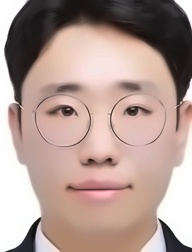
#> input picture Face_Feeling/images/face_blurred_fast.jpg, 192 x 252 px
$ jupyter execute --allow-errors Test_openCV.ipynb   (older library calls are emulated)
#> lines starting #> are read from the running program, lines starting #| are printed output that depends on the picture; after the words box and inside, x2 and y2 are one past the last pixel; in counts of white or black regions, pixels touching at a corner belong together
[cell 1]
import cv2
import matplotlib.pyplot as plt
import numpy as np

[cell 2]
print(cv2.__version__)

[cell 3]
# 오류
# face_cascade = cv2.CascadeClassifier('haarcascade_frontalface_default.xml')
# eye_cascade = cv2.CascadeClassifier('harrcascaede_eye.xml')

[cell 4]
# [19 lines of commented-out code are left out]

[cell 5]
# [36 lines of commented-out code are left out]

[cell 6]
img_name = 'images/figs/1.jpg'

face_cascade = cv2.CascadeClassifier('C:/Anaconda3/Lib/site-packages/cv2/data/haarcascade_frontalface_default.xml')
img = cv2.imread('{}.jpg'.format(img_name))
#> (the rest of this cell did not finish here and is left out)

[cell 7]
grayImg = cv2.imread('images/face.jpg', cv2.IMREAD_GRAYSCALE)
#> (the rest of this cell did not finish here and is left out)

[cell 8]
# bilateral 필터
img = cv2.imread('images/face.jpg')

#> (the rest of this cell did not finish here and is left out)

[cell 9]
# [5 lines of commented-out code are left out]

[cell 10]
grayImg = cv2.imread('images/face.jpg', cv2.IMREAD_GRAYSCALE)
#> (the rest of this cell did not finish here and is left out)

[cell 11]
img = cv2.imread('images/face.jpg')
#> (the rest of this cell did not finish here and is left out)

[cell 12]
grayImg = cv2.imread('images/face_blurred_fast.jpg', cv2.IMREAD_GRAYSCALE)
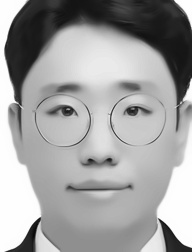
#> grayImg: shape (252, 192); min 7, max 255, mean 161
threshold = cv2.adaptiveThreshold(grayImg, 255, cv2.ADAPTIVE_THRESH_GAUSSIAN_C,
                            cv2.THRESH_BINARY, 11, 1)
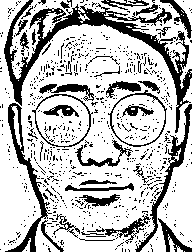
#> threshold: shape (252, 192); 73.5% white; 740 black regions (701 under 20 px), largest, box (x1, y1, x2, y2) and area: (4, 0, 192, 133) 3864, (5, 103, 52, 252) 1168, (135, 104, 192, 252) 924
plt.subplot(121),plt.imshow(threshold)

[cell 13]
threshold = cv2.adaptiveThreshold(grayImg, 255, cv2.ADAPTIVE_THRESH_GAUSSIAN_C,
                            cv2.THRESH_BINARY, 11, 2)
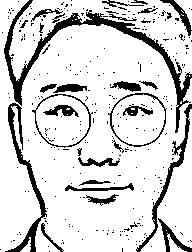
#> threshold: shape (252, 192); 83.5% white; 315 black regions (286 under 20 px), largest, box (x1, y1, x2, y2) and area: (4, 0, 192, 133) 2428, (5, 103, 47, 252) 1017, (136, 104, 192, 252) 714
plt.subplot(121),plt.imshow(threshold)

[cell 14]
grayImg = cv2.imread('images/face_blurred.jpg', cv2.IMREAD_GRAYSCALE)
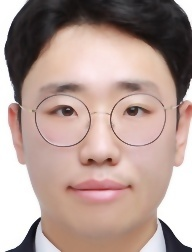
#> input picture Face_Feeling/images/face_blurred.jpg, 192 x 252 px
#> grayImg: shape (252, 192); min 14, max 255, mean 161.2
threshold = cv2.adaptiveThreshold(grayImg, 255, cv2.ADAPTIVE_THRESH_GAUSSIAN_C,
                            cv2.THRESH_BINARY, 11, 2)
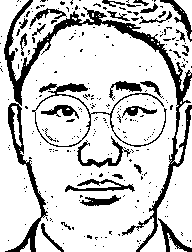
#> threshold: shape (252, 192); 80.5% white; 266 black regions (236 under 20 px), largest, box (x1, y1, x2, y2) and area: (4, 0, 192, 252) 4530, (32, 83, 167, 147) 811, (77, 136, 131, 168) 372
plt.subplot(121),plt.imshow(threshold)

[cell 15]
from PIL import Image, ImageDraw
import face_recognition

[cell 16]
# Load the jpg file into a numpy array
image = cv2.imread("jo.jpg")
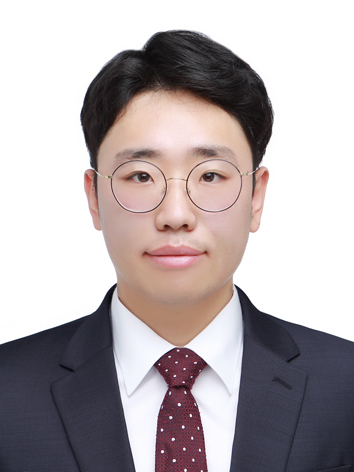
#> input picture Face_Feeling/jo.jpg, 354 x 472 px
#> image is the input picture: shape (472, 354, 3); mean B, G, R 173.6, 171.6, 180.2

# Find all facial features in all the faces in the image
#> (the rest of this cell did not finish here and is left out)
